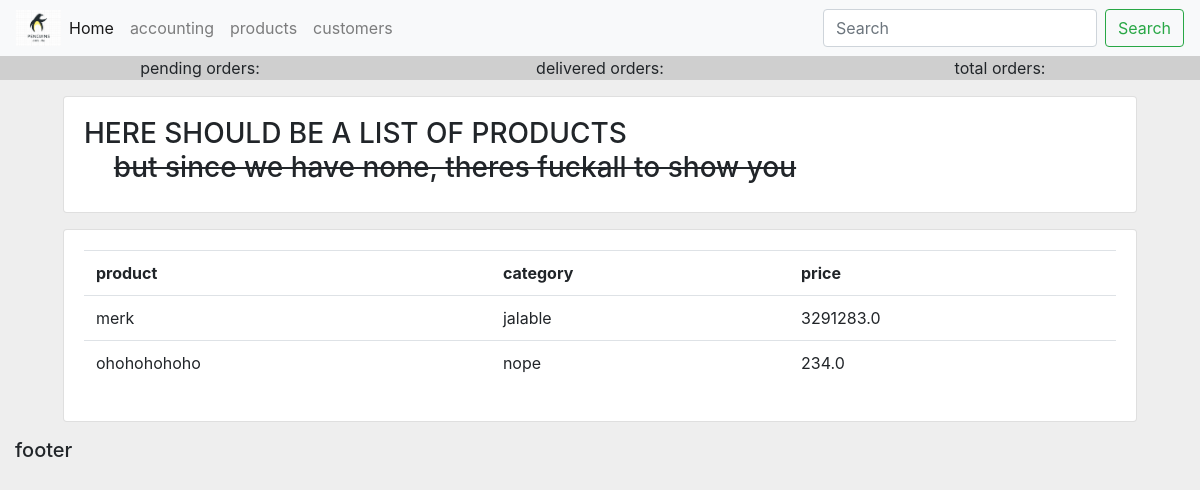
Page /accounting/products on the earlier database version.
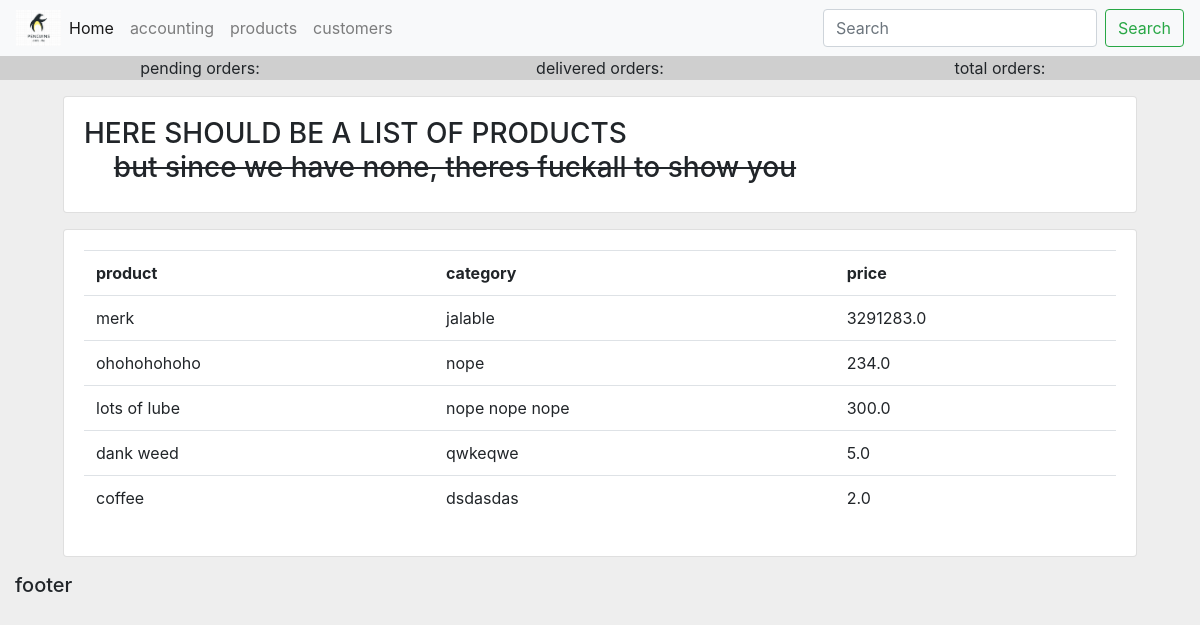
Same page on the later database version.
### accounting/models.py (models this page shows, shortened)
class Product(models.Model):
    CATEGORY = (
        ('indoors', 'Indoors'),
        ('outdoors', 'Outdoors')
    )
    name = models.CharField(max_length=200, null=True)
    price = models.FloatField(null=True)
    category = models.CharField(max_length=200, null=True, choices=CATEGORY)
    description = models.CharField(max_length=200, null=True)
    date_created = models.DateTimeField(auto_now_add=True, null=True)
    tags = models.ManyToManyField(Tag)

### accounting/views.py (the view)
# urls.py: path('products', views.products, name="accounting_products"),
def products(request):
    products = Product.objects.all()
    return render(request, 'accounting/products.html', {'products' : products})

### accounting/templates/accounting/products.html
{% extends 'ivy/layout.html' %}
{% block content %}
<div class="row">
    <div class="col">
        <div class="card card-body mx-5">
            <h3>HERE SHOULD BE A LIST OF PRODUCTS
                <br>&nbsp;&nbsp;&nbsp;&nbsp;<s>but since we have none, theres fuckall to show you</s>
            </h3>
        </div>
        <div class="card card-body my-3 mx-5">
            <table class="table">
                <tr>
                    <th>product</th>
                    <th>category</th>
                    <th>price</th>
                </tr>
                {% for i in products %}
                    <tr>
                        <td>{{i.name}}</td>
                        <td>{{i.description}}</td>
                        <td>{{i.price}}</td>
                    </tr>
                {% endfor%}
            </table>
        </div>
    </div>
</div>
{% endblock content %}

Differences in the rows shown:
added Product: name "lots of lube", description "nope nope nope", price "300.0"
added Product: name "dank weed", description "qwkeqwe", price "5.0"
added Product: name "coffee", description "dsdasdas", price "2.0"
